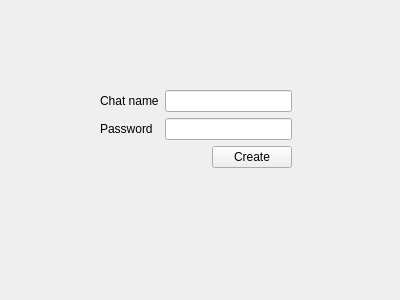
<?xml version="1.0" encoding="UTF-8"?>
<ui version="4.0">
 <class>Form</class>
 <widget class="QWidget" name="Form">
  <property name="geometry">
   <rect>
    <x>0</x>
    <y>0</y>
    <width>400</width>
    <height>300</height>
   </rect>
  </property>
  <property name="windowTitle">
   <string>Form</string>
  </property>
  <widget class="QWidget" name="">
   <property name="geometry">
    <rect>
     <x>100</x>
     <y>90</y>
     <width>192</width>
     <height>79</height>
    </rect>
   </property>
   <layout class="QGridLayout" name="gridLayout_2">
    <item row="0" column="0" colspan="2">
     <layout class="QGridLayout" name="gridLayout">
      <item row="0" column="0" rowspan="2">
       <layout class="QVBoxLayout" name="verticalLayout">
        <item>
         <widget class="QLabel" name="label">
          <property name="text">
           <string>Chat name</string>
          </property>
         </widget>
        </item>
        <item>
         <widget class="QLabel" name="label_2">
          <property name="text">
           <string>Password</string>
          </property>
         </widget>
        </item>
       </layout>
      </item>
      <item row="0" column="1">
       <widget class="QLineEdit" name="lineEdit"/>
      </item>
      <item row="1" column="1">
       <widget class="QLineEdit" name="lineEdit_2"/>
      </item>
     </layout>
    </item>
    <item row="1" column="0">
     <spacer name="horizontalSpacer">
      <property name="orientation">
       <enum>Qt::Horizontal</enum>
      </property>
      <property name="sizeHint" stdset="0">
       <size>
        <width>40</width>
        <height>20</height>
       </size>
      </property>
     </spacer>
    </item>
    <item row="1" column="1">
     <widget class="QPushButton" name="CreateChatButton">
      <property name="text">
       <string>Create</string>
      </property>
     </widget>
    </item>
   </layout>
  </widget>
 </widget>
 <resources/>
 <connections/>
</ui>
